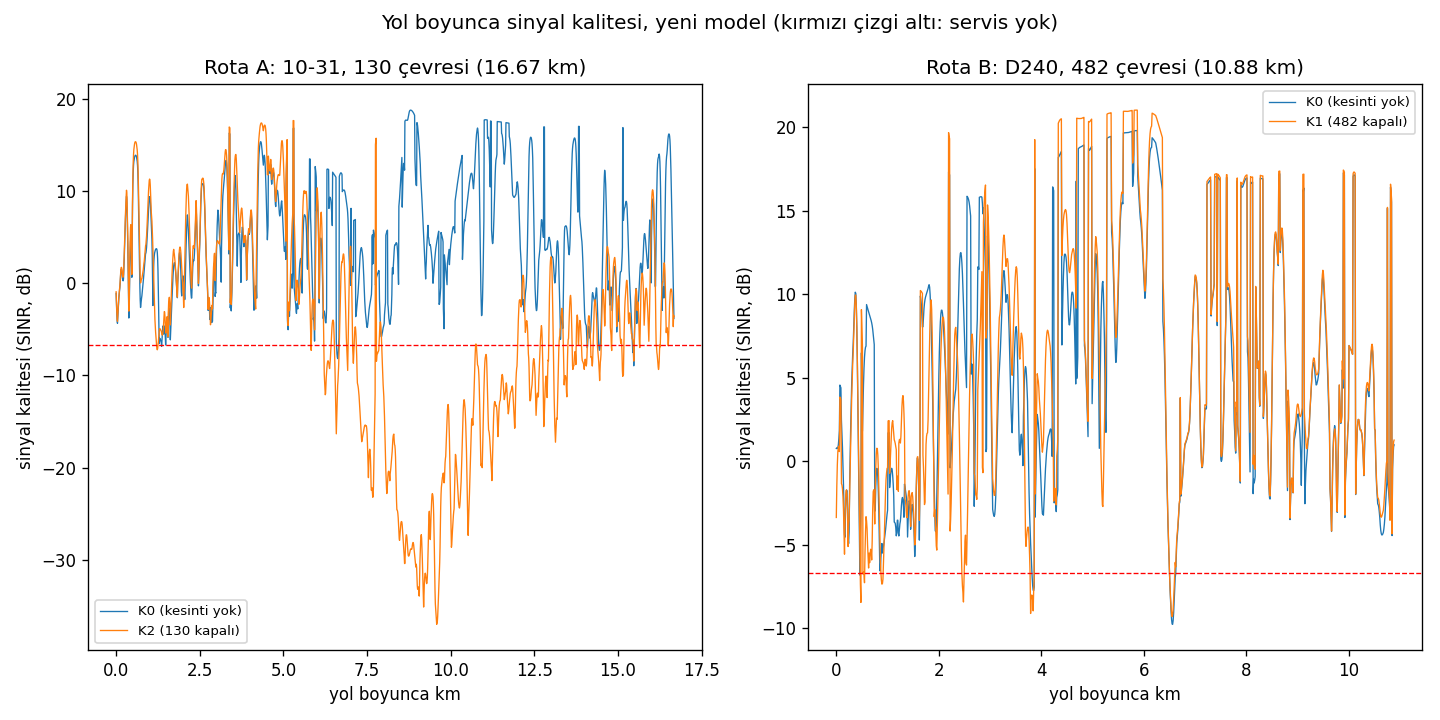

The Python source for this figure:
"""Windows: two routes for the moving-vehicle runs and their coverage with the new model (fast, Network34).
Route A: il yolu 10-31 past site 130 (the road that lost ~15 km in step 2 when 130 is off).
Route B: D240 Simav-Sindirgi past site 482 (state road next to the 2025-10-28 outage site).
Each route = the OSM ways of that ref chained end to end, kept within 6 km of its site, resampled every 10 m.
Coverage: deneyler/33 load and criteria (as yol_kapsama.py), K0 and the outage of that site.
Writes inputs/rota_A.csv, inputs/rota_B.csv, rota.json, rota.png."""
from pathlib import Path
import json
import sys

import numpy as np
import pandas as pd
import matplotlib
matplotlib.use('Agg')
import matplotlib.pyplot as plt

sys.stdout.reconfigure(encoding='utf-8')
HERE = Path(__file__).resolve().parent
import alan  # noqa: E402
import yollar  # noqa: E402
hm = alan.hm
sys.path.insert(0, str(HERE.parent/'32_kesinti_hazirligi_2026-11-20'))
import senaryo as sc  # noqa: E402
D33 = HERE.parent/'33_kesinti_ns3_2026-11-20'
ROUTES = {'A': ('10-31', 'SITE_000130', 'K2'), 'B': ('D240', 'SITE_000482', 'K1')}
STEP = 10.0


def chain(ways):
    """Join polylines whose end points touch (within 1 m) into the longest chain."""
    segs = [np.asarray(w) for w in ways]
    best = None
    for start in range(len(segs)):
        line, used = segs[start].copy(), {start}
        grown = True
        while grown:
            grown = False
            for i, s in enumerate(segs):
                if i in used:
                    continue
                for cand in (s, s[::-1]):
                    if np.hypot(*(line[-1] - cand[0])) < 1.0:
                        line = np.vstack([line, cand[1:]]); used.add(i); grown = True; break
                    if np.hypot(*(line[0] - cand[-1])) < 1.0:
                        line = np.vstack([cand[:-1], line]); used.add(i); grown = True; break
        length = np.hypot(*np.diff(line, axis=0).T).sum()
        if best is None or length > best[1]:
            best = (line, length)
    return best[0]


def main():
    plan = json.loads((D33/'plan.json').read_text(encoding='utf-8'))
    b = sc.Builder(42, plan['quake'])
    ues = pd.read_csv(D33/'inputs/ues_quake_42.csv')
    net_q = alan.Network34(b.sec, ues, 42)
    pk, iv = np.full(len(ues), 512.0), np.full(len(ues), plan['udp_interval_ms'])
    osm = json.loads((HERE/'inputs/osm/osm_ana_yollar.json').read_text(encoding='utf-8'))
    sx, sy = b.sites.x_m.to_numpy(), b.sites.y_m.to_numpy()
    out, fig = {}, plt.figure(figsize=(12, 6))
    for k, (ref, site, scen) in ROUTES.items():
        ways = [yollar.to_xy([q['lat'] for q in w['geometry']], [q['lon'] for q in w['geometry']])
                for w in osm['elements'] if w.get('type') == 'way' and 'geometry' in w and w['tags'].get('ref') == ref]
        line = chain(ways)
        pts, s = yollar.resample(line, STEP)
        c = b.sites.loc[site]
        near = np.hypot(pts[:, 0] - c.x_m, pts[:, 1] - c.y_m) <= 6000
        idx = np.where(near)[0]
        pts, s = pts[idx[0]:idx[-1] + 1], s[idx[0]:idx[-1] + 1] - s[idx[0]]
        d = np.hypot(pts[:, 0, None] - sx[None], pts[:, 1, None] - sy[None])
        r = pd.DataFrame({'d_along_m': s.round(1), 'x_m': pts[:, 0].round(3), 'y_m': pts[:, 1].round(3), 'z_m': 1.5,
                          'extra_loss_db': b.k0 + b.k1*np.log10(np.clip(d.min(1), 100, 15000))})
        r.to_csv(HERE/f'inputs/rota_{k}.csv', index=False, lineterminator='\n')
        net_r = alan.Network34(b.sec, r, 42)
        res = {'ref': ref, 'site': site, 'outage': scen, 'length_km': round(float(s[-1])/1000, 2)}
        ax = fig.add_subplot(1, 2, len(out) + 1)
        for j, sc_name in enumerate(['K0', scen]):
            on = b.cells_on(plan['scenarios'][sc_name]['off'])
            load = hm.solve(net_q, net_q.draw_los(), pk, iv, cell_on=on)['load']
            rr = np.where(on[None, :], net_r.rsrp(net_r.draw_los()), -np.inf)
            srv = rr.argmax(1)
            _, sched = hm.sinr(rr, srv, load)
            _, cqi = hm.mcs_from_sinr_db(sched)
            bad = cqi == 0
            runs, cur = [], 0
            for v in bad:
                if v:
                    cur += 1
                elif cur:
                    runs.append(cur*STEP); cur = 0
            if cur:
                runs.append(cur*STEP)
            res[sc_name] = {'km_no_service': round(float(bad.sum()*STEP/1000), 2), 'gaps': len(runs),
                            'longest_gap_km': round(max(runs, default=0)/1000, 2),
                            'serving_cell_changes': int((np.diff(srv) != 0).sum())}
            ax.plot(s/1000, sched, lw=0.8, label=f'{sc_name} ({"kesinti yok" if sc_name == "K0" else site[-3:] + " kapalı"})')
        ax.axhline(-6.7, color='red', ls='--', lw=0.8)
        ax.set_title(f'Rota {k}: {ref}, {site[-3:]} çevresi ({res["length_km"]} km)')
        ax.set_xlabel('yol boyunca km'); ax.set_ylabel('sinyal kalitesi (SINR, dB)'); ax.legend(fontsize=8)
        out[k] = res
        print(k, res)
    fig.suptitle('Yol boyunca sinyal kalitesi, yeni model (kırmızı çizgi altı: servis yok)')
    fig.tight_layout(); fig.savefig(HERE/'rota.png', dpi=120)
    (HERE/'rota.json').write_text(json.dumps(out, indent=1, ensure_ascii=False), encoding='utf-8')


if __name__ == '__main__':
    main()
